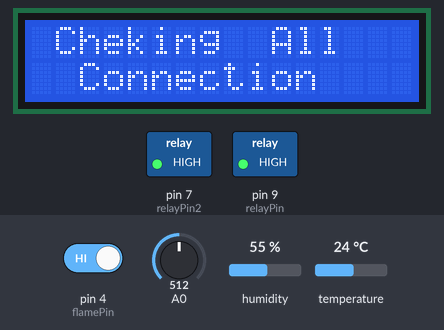
Bench run of a sketch on a simulated Arduino Uno, built with avr-gcc and run on an emulated ATmega328P. Shown: 16×2 character LCD, switched loads named in the sketch (green lamp = pin HIGH). The test bench sets the inputs (shaded band); at power-on: temperature 24 °C, pin 4 (flamePin) HIGH, A0 = 512, humidity 55 %. The modem accepts every AT command (registered, SIM ready, sends succeed) and sends nothing else; what the sketch prints to the serial monitor is not drawn.

Above: at 1.2 s.
At 4.3 s:
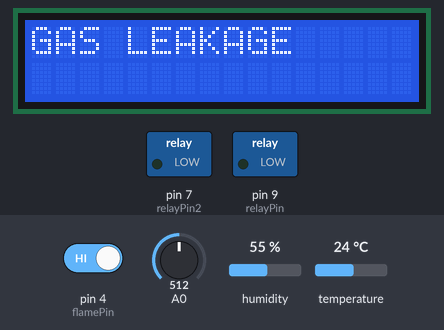
4.4 s: temperature set to 35.4 °C
At 12.2 s:
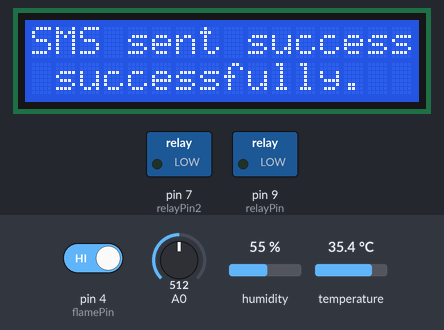
13.9 s: temperature set to 36.9 °C
At 22.3 s:
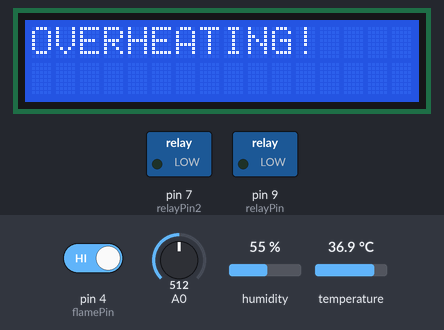
Timing chart, 0 to 23.8 s (numbered marks = the images above; inputs shaded):
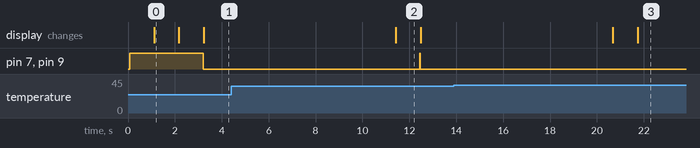

Measured:
- the behaviour switches between 36 and 36.1 °C on temperature (found by bisection; images 2 and 3)
- after the input at 13.9 s, pin 7 (relayPin2), pin 9 (relayPin): stays LOW (without the input it goes to HIGH after 7.8 s); the display: first differs from a run without the input after 7.8 s (image 3)
- what the display in image 0 shows lasts 1.1 s, from 1.1 s to 2.2 s
- what the display in image 2 shows lasts 1.1 s, from 11.4 s to 12.5 s

The sketch:

finalwithflame.ino
```cpp
#include <SoftwareSerial.h>
SoftwareSerial SIM900A(10, 11);

#include <Adafruit_Sensor.h>
#include <DHT.h>
#include <DHT_U.h>
#include <Wire.h>
#include <LiquidCrystal_I2C.h>

#define DHTPIN 2
#define DHTTYPE DHT22
const int flamePin = 4;
DHT_Unified dht(DHTPIN, DHTTYPE);
LiquidCrystal_I2C lcd(0x27, 16, 2);

uint32_t delayMS;
float lastTemp = 0;
unsigned long lastTempTime = 0;
bool overheatDetected = false;
int relayPin = 9; // Relay connected to pin 9
int smsc = 0;
int relayPin2 = 7;

void setup() {
  Serial.begin(9600);
  SIM900A.begin(9600);
  lcd.begin();
  lcd.backlight();
  dht.begin();
  pinMode(relayPin, OUTPUT);
  pinMode(relayPin2, OUTPUT);
  digitalWrite(relayPin, HIGH); // Initialize relay to OFF state
  digitalWrite(relayPin2, HIGH); // Initialize relay2 to OFF state
   pinMode(flamePin, INPUT);
  Serial.println(F("Welcome to the System"));
  lcd.clear();
  lcd.setCursor(0, 0);
  lcd.print("WELLCOME THE ");

  lcd.setCursor(0, 1);
  lcd.print("SMART PROTECTION");
  delay(1000);
  lcd.setCursor(0, 0);
  lcd.print(" Cheking  All   ");


  lcd.setCursor(0, 1);
  lcd.print("  Connection    ");
  delay(1000);
  lcd.setCursor(0, 0);
  lcd.print(" Establishing   ");

  lcd.setCursor(0, 1);
  lcd.print(" GPRS NETWORK   ");
  delay(1000);


  sensor_t sensor;
  dht.temperature().getSensor(&sensor);
  //delayMS = sensor.min_delay / 1000;
  // Start GSM module
  SIM900A.begin(9600);
  // Initialize the GSM module
}

int readGas() {
  int gasValue = analogRead(A0);
  Serial.print("Gas Value: ");
  Serial.println(gasValue);
  return gasValue;
}

float dht22() {
  delay(delayMS);
  sensors_event_t event;
  dht.temperature().getEvent(&event);
  float currentTemp = event.temperature;

  // Display on Serial Monitor
  Serial.print("Temperature: ");
  if (isnan(currentTemp)) {
    Serial.println("Error");
  } else {
    Serial.print(currentTemp);
    Serial.println("C");
  }

  // Display on LCD
  lcd.setCursor(0, 0);
  lcd.print("Temp:     ");
  if (isnan(currentTemp)) {
    lcd.print("Error");
  } else {
    lcd.print(currentTemp);
    lcd.print("C");
  }

  return currentTemp;
}

float dht221() {
  sensors_event_t event;
  dht.humidity().getEvent(&event);

  Serial.print("Humidity:  ");
  if (isnan(event.relative_humidity)) {
    Serial.println("Error");
  } else {
    Serial.print(event.relative_humidity);
    Serial.println("%");
  }

  lcd.setCursor(0, 1);
  lcd.print("Humidity:");
  if (isnan(event.relative_humidity)) {
    lcd.print("Error");
  } else {
    lcd.print(event.relative_humidity);
    lcd.print("%");
  }

  return event.relative_humidity;
}
void statusUpdate(int tem, int gas, float humidity)
{
  String message;
  message = "Temperature: " + String(tem) + " Gas: " + String(gas) + " Humidity: " + String(humidity) + " Machine is running fine, No fire, No Gas Leakage found";
sendSMS(message);

}

int fire(){
  int flameValue = digitalRead(flamePin);


  Serial.print("flameValue : ");
  Serial.println(flameValue);
  return flameValue;

}
void tempWarning(int temf) {
  if (temf == 1) {
    lcd.clear();
    lcd.setCursor(0, 0);
    lcd.print("OVERHEATING!");
    Serial.println("OVERHEATING!");
     // Send SMS for overheating
    digitalWrite(relayPin2, LOW);

    digitalWrite(relayPin, LOW);
    sendSMS("Overheating detected!"); // Turn OFF the relay
  } else {
    digitalWrite(relayPin, HIGH);
    digitalWrite(relayPin2, HIGH); // Turn ON relay2
  }
}
void gasWarning(int gasF)
{
  if (gasF == 1) {
    lcd.clear();
    lcd.setCursor(0, 0);
    lcd.print("GAS LEAKAGE");
     // Send SMS for gas leakage
    digitalWrite(relayPin2, LOW);

    digitalWrite(relayPin, LOW); // Turn OFF the relay
    sendSMS("Gas leakage detected!");


  } else {
    digitalWrite(relayPin2, HIGH);
    digitalWrite(relayPin, HIGH); // Turn OFF the relay
  }
  gasF =0;
}
void fireWarning(int fireF)
{
  if (fireF == 1) {
    lcd.clear();
    lcd.setCursor(0, 0);
    lcd.print("fire detected");
     // Send SMS for gas leakage
    digitalWrite(relayPin2, LOW);

    digitalWrite(relayPin, LOW); // Turn OFF the relay
    sendSMS("Fire Detected! Please Call Fire SERVICE. Your Near Fire Service Contact : 01730002353 ");


  } else {
    digitalWrite(relayPin2, HIGH);
    digitalWrite(relayPin, HIGH); // Turn OFF the relay
  }
  fireF =0;
}
void sendSMS(String message) {
  Serial.println("Sending SMS...");

  SIM900A.println("AT+CMGF=1"); // Sets the GSM Module in Text Mode
  delay(1000);
  SIM900A.println("AT+CMGS=\"+8801631381077\"\r"); // Mobile phone number to send message
  delay(1000);

  SIM900A.print(message);
  delay(100);
  SIM900A.write(26); // ASCII code of Ctrl+Z

  delay(5000); // Wait for the SMS to be sent

  // Read the serial response and check if it contains "OK"
  String response = SIM900A.readString();
  if (response.indexOf("OK") != -1) {
    lcd.clear();
    lcd.setCursor(0, 0);
    lcd.println("SMS sent successfully.");
    lcd.setCursor(0, 1);
    lcd.println(" successfully.");
    Serial.println("SMS sent successfully.");
  } else {
    Serial.println("SMS sending failed.");
  }
}


void loop() {
  // Temperature and Humidity Section
//  delay(delayMS);
  int gas = readGas();
  float temp = dht22();
  float humidity = dht221();
  int fires = fire();
  int tempf = 0;
  int gasF = 0;
  int fireF = 0;

  // Update gasF and tempf based on conditions
  if (temp > 36) {
    tempf = 1;
    tempWarning(tempf);

  }
  else {
    tempWarning(0); // No gas leakage
  }
  if (fires == 0) {
    fireF = 1;
    fireWarning(fireF);

  }
  else {
    fireWarning(0); // No gas leakage
  }

  // You need to define the condition for gasF based on your specific requirements
  // For example:
  if (gas > 480) {
    gasF = 1;
    gasWarning(gasF);
  }
  else {
    gasWarning(0); // No gas leakage
  }

  if (smsc == 200) {
    statusUpdate(temp, gas, humidity);
    smsc = 0;
  }
  smsc = smsc+1;
  Serial.print("Time: ");
  Serial.print(smsc);
  Serial.println("sec");
  delay(1000);
}
```
